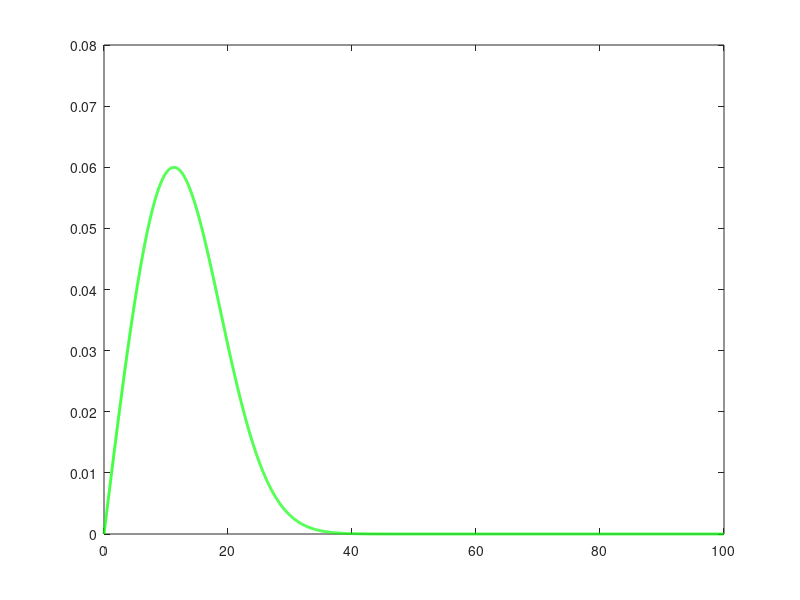

MATLAB code to generate this figure: (Note: this script raises an error after producing the figure.)
clc;
close all;
clear;

%% Variables
m1 = 1;   % mean of the real component
m2 = 9;   % mean of the imaginary component
sigma = 8;
phi = -pi:0.001:pi;
s = sqrt(m1^2 + m2^2);
K = (s^2) / (2 * sigma^2);

%% Analytical of amplitude of rician
x = 0:0.01:100;
fa = zeros(size(x));
for j = 1:length(x)
    fa(j) = (x(j)/(sigma^2)) * besseli(0, x(j)*s/(sigma^2)) * exp(-(x(j)^2+s^2)/(2*sigma^2));
end 

figure;
plot(x, fa, 'g', 'LineWidth', 2);
N = 1e6;
rician_channel = m1 + sigma*(randn(1, N)) + 1i *(m2 + sigma*(randn(1, N)));
amp = abs(rician_channel);
num_bins = 100;
[counts1, edges1] = histcounts(amp, num_bins, 'Normalization', 'pdf');
bin_centers1 = (edges1(1:end-1) + edges1(2:end)) / 2;
hold on;
bar(bin_centers1, counts1, 'FaceColor', 'b', 'EdgeColor', 'none', 'FaceAlpha', 0.6);
xlabel('Amplitude');
ylabel('PDF');
title('PDF of amplitude in Rician Fading Channel');
legend('Analytical PDF', 'Simulation PDF');

%% Analytical PDF calculation of angle--Bp_Lathi_book  
f = zeros(size(phi));
for i = 1:length(phi)
    m_til = m1 * cos(phi(i)) + m2 * sin(phi(i));
    f(i) = (1/(2*pi) * exp(-s^2/(2*sigma^2))) + (m_til/(sqrt(2*pi)*sigma)) * exp((m_til^2-s^2)/(2*sigma^2)) * (qfunc(-m_til/sigma));
end

%% Simulation of angle
N = 1e6;
rician_channel = m1 + sigma*(randn(1, N)) + 1i *(m2 + sigma*(randn(1, N)));
r = rician_channel; 
% Compute the phase of the Rician channel
phase = angle(rician_channel);

% Histogram-based PDF estimation
num_bins = 100;
[counts, edges] = histcounts(phase, num_bins, 'Normalization', 'pdf');
bin_centers = (edges(1:end-1) + edges(2:end)) / 2;

% Plotting
figure;
hold on;
plot(phi, f, 'r', 'LineWidth', 2);
bar(bin_centers, counts, 'FaceColor', 'b', 'EdgeColor', 'none', 'FaceAlpha', 0.6);
hold off;
grid on;
xlabel('Phase (\phi)');
ylabel('PDF');
title('PDF of Phase in Rician Fading Channel');
legend('Analytical PDF', 'Simulation PDF');
